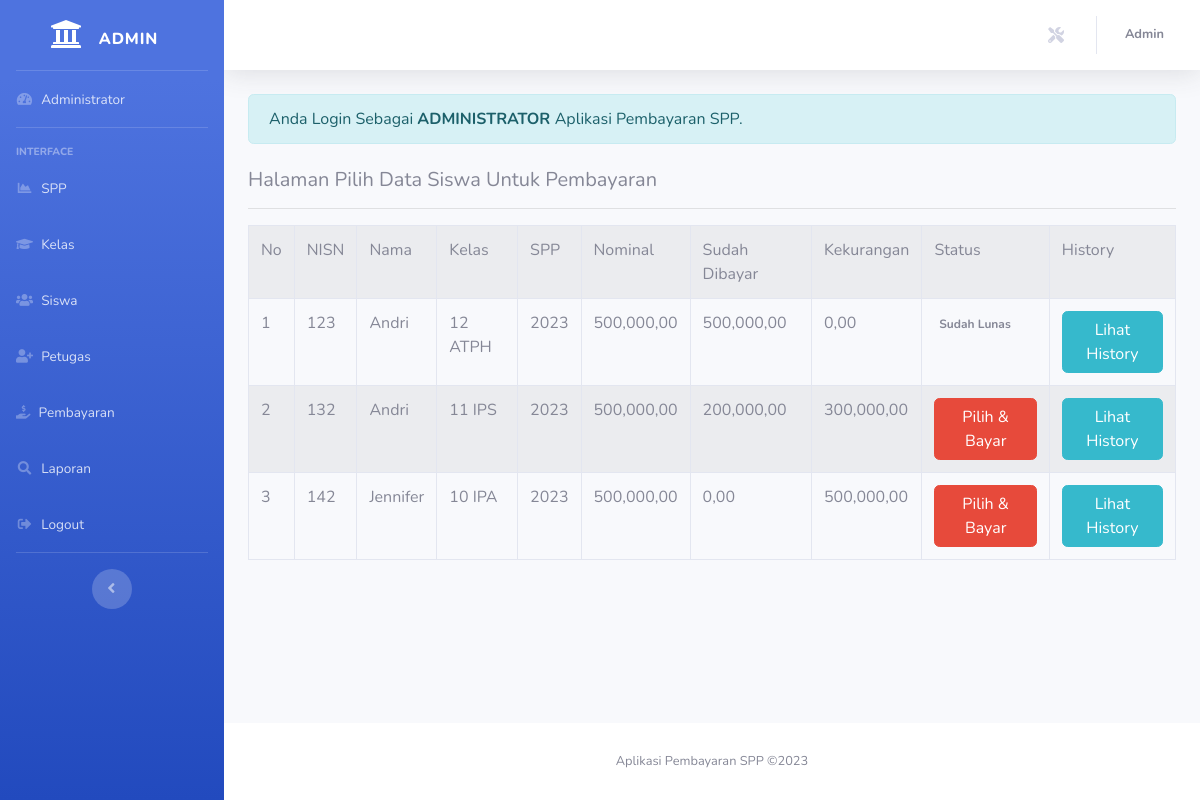
Screenshot of /admin/admin.php?url=pembayaran (signed in) with the database file from the repository.
### tables this page shows
CREATE TABLE `siswa` (
  `nisn` char(10) NOT NULL,
  `nis` char(8) NOT NULL,
  `nama` varchar(35) NOT NULL,
  `id_kelas` int(11) NOT NULL,
  `alamat` text NOT NULL,
  `no_telp` varchar(13) NOT NULL,
  `id_spp` int(11) NOT NULL
);

CREATE TABLE `kelas` (
  `id_kelas` int(11) NOT NULL,
  `nama_kelas` varchar(10) NOT NULL,
  `kompetensi_keahlian` varchar(50) NOT NULL
);

CREATE TABLE `spp` (
  `id_spp` int(11) NOT NULL,
  `tahun` int(11) NOT NULL,
  `nominal` int(11) NOT NULL
);

### admin/pembayaran.php (the view)
<h5>Halaman Pilih Data Siswa Untuk Pembayaran</h5>
<hr>
<table class="table table-striped table-bordered">
    <tr class="fw-bold">
        <td>No</td>
        <td>NISN</td>
        <td>Nama</td>
        <td>Kelas</td>
        <td>SPP</td>
        <td>Nominal</td>
        <td>Sudah Dibayar</td>
        <td>Kekurangan</td>
        <td>Status</td>
        <td>History</td>
    </tr>
    <?php
        include'../koneksi.php';
        $no = 1;
        $sql = "SELECT*FROM siswa,spp,kelas WHERE siswa.id_kelas=kelas.id_kelas AND siswa.id_spp=spp.id_spp ORDER BY nama ASC";
        $query = mysqli_query($koneksi, $sql);
        foreach ($query as $data ){
            $data_pembayaran = mysqli_query($koneksi, "SELECT SUM(jumlah_bayar) as jumlah_bayar FROM pembayaran WHERE nisn='$data[nisn]'");
            $data_pembayaran = mysqli_fetch_array($data_pembayaran);
            $sudah_bayar = $data_pembayaran['jumlah_bayar'];
            $kekurangan = $data['nominal']-$data_pembayaran['jumlah_bayar'];
            ?>
            <tr>
                <td><?php echo $no++; ?></td>
                <td><?php echo $data['nisn'] ?></td>
                <td><?php echo $data['nama'] ?></td>
                <td><?php echo $data['nama_kelas'] ?></td>
                <td><?php echo $data['tahun'] ?></td>
                <td><?php echo number_format($data['nominal'],2,',',',') ;?></td>
                <td><?php echo number_format($sudah_bayar,2,',',',') ;?></td>
                <td><?php echo number_format($kekurangan,2,',',',') ;?></td>
                <td>
                    <?php
                    if($kekurangan==0){
                        echo"<span class='badge text-bg-danger'> Sudah Lunas </span>";
                    }else{ ?>
                        <a href="?url=tambah-pembayaran&nisn=<?= $data['nisn'] ?>&kekurangan=<?= $kekurangan ?>" class="btn btn-danger"> Pilih & Bayar </a>
                   <?php  } ?>
                </td>
                <td>
                    <a href="?url=history-pembayaran&nisn=<?= $data['nisn'] ?>" class='btn btn-info'> Lihat History </a>
                </td>
            </tr>
      <?php } ?>
</table>

### rows the page displays
siswa: nisn "123", nama "Andri", id_kelas.nama_kelas "12 ATPH", id_spp.tahun "2023", id_spp.nominal "500,000,00", sudah_bayar "500,000,00", kekurangan "0,00", shows "Sudah Lunas"
siswa: nisn "132", nama "Andri", id_kelas.nama_kelas "11 IPS", id_spp.tahun "2023", id_spp.nominal "500,000,00", sudah_bayar "200,000,00", kekurangan "300,000,00"
siswa: nisn "142", nama "Jennifer", id_kelas.nama_kelas "10 IPA", id_spp.tahun "2023", id_spp.nominal "500,000,00", sudah_bayar "0,00", kekurangan "500,000,00"

### other values shown
$_SESSION['level'] "Admin"
